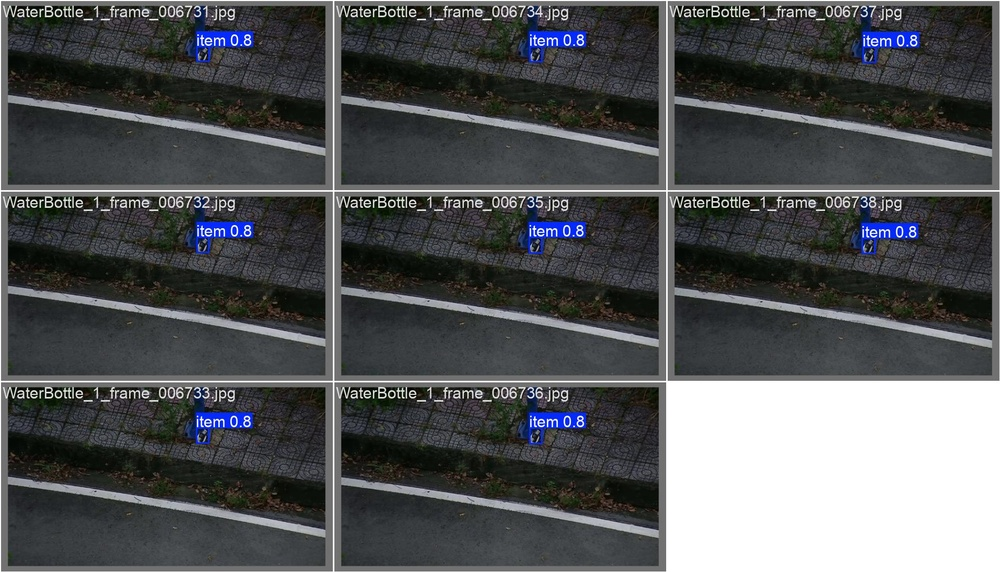
#> input picture images/yolov11n_inference.jpg, 1000 x 572 px, shrunk from 1920 x 1098 before the run
$ python -i clahe.py   (imports and definitions only)
#> lines starting #> are read from the running program, lines starting #| are printed output that depends on the picture
#> further down, picture is the input picture: shape (572, 1000, 3); mean B, G, R 86.8, 84.9, 82.9
import cv2 as cv
import numpy as np

def apply_clahe_bgr(frame_bgr: np.ndarray) -> np.ndarray:
    hsv = cv.cvtColor(frame_bgr, cv.COLOR_BGR2HSV)
#> hsv: shape (572, 1000, 3); mean H, S, V 69.3, 38.2, 89.4
    h, s, v = cv.split(hsv)
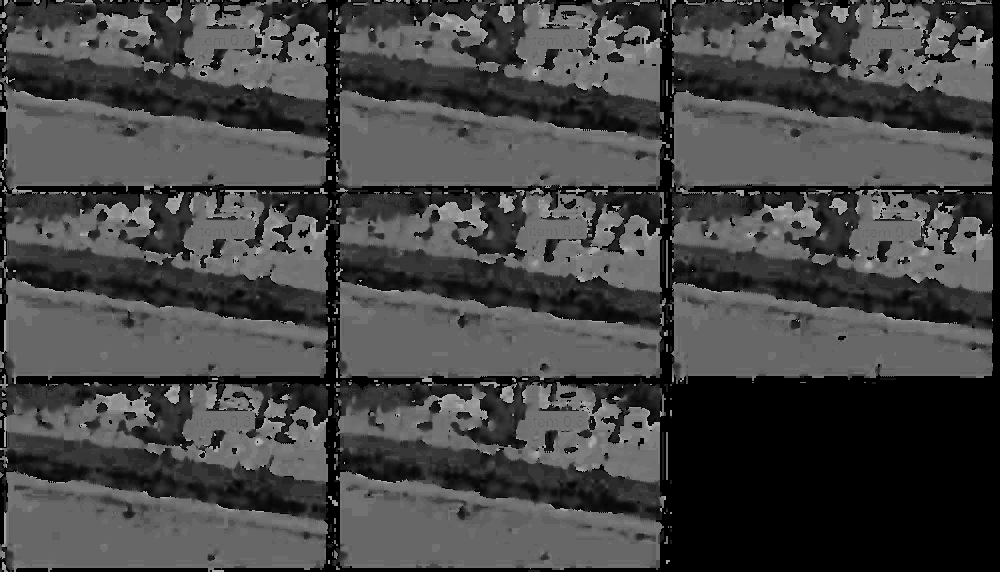
#> h: shape (572, 1000); min 0, max 178, mean 69.3
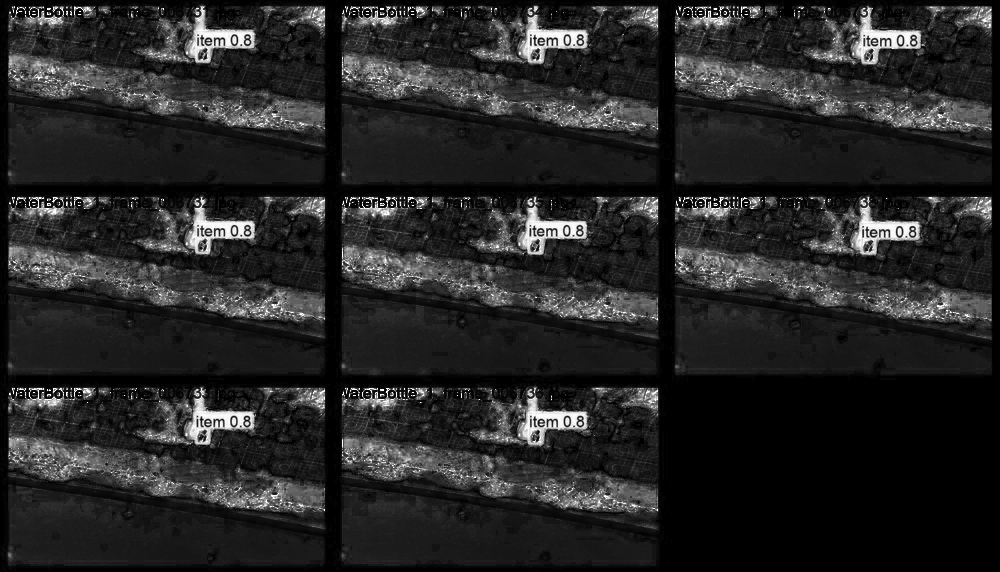
#> s: shape (572, 1000); min 0, max 255, mean 38.2
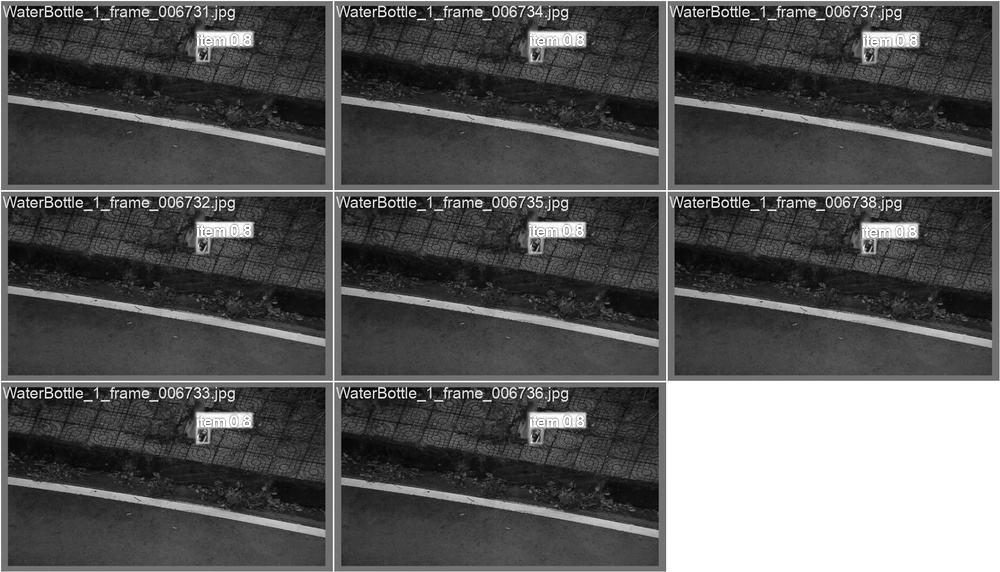
#> v: shape (572, 1000); min 0, max 255, mean 89.4
    clahe = cv.createCLAHE(clipLimit=2.0, tileGridSize=(8, 8))
    v2 = clahe.apply(v)
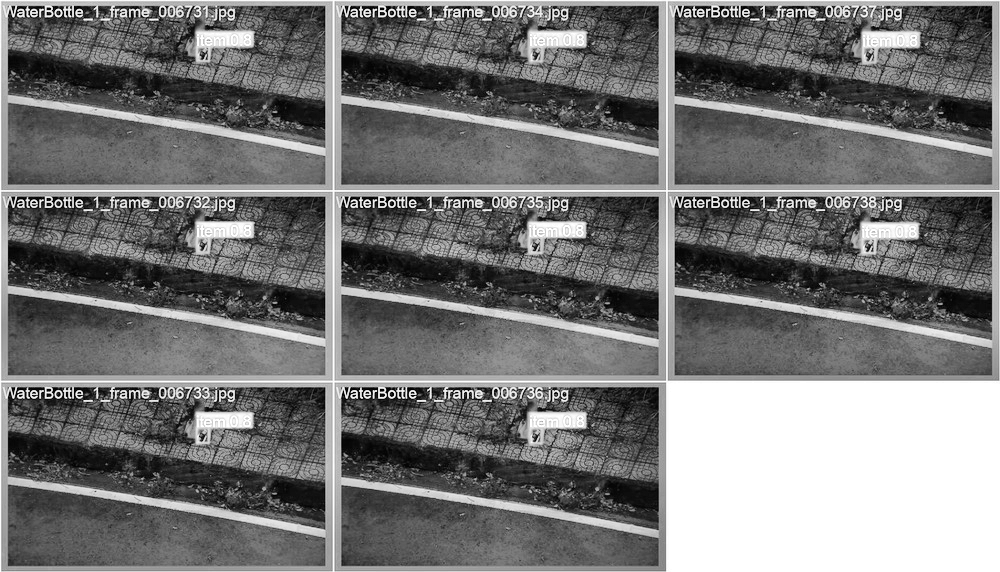
#> v2: shape (572, 1000); min 0, max 255, mean 119.1
    hsv2 = cv.merge([h, s, v2])
#> hsv2: shape (572, 1000, 3); mean H, S, V 69.3, 38.2, 119.1
    return cv.cvtColor(hsv2, cv.COLOR_HSV2BGR)
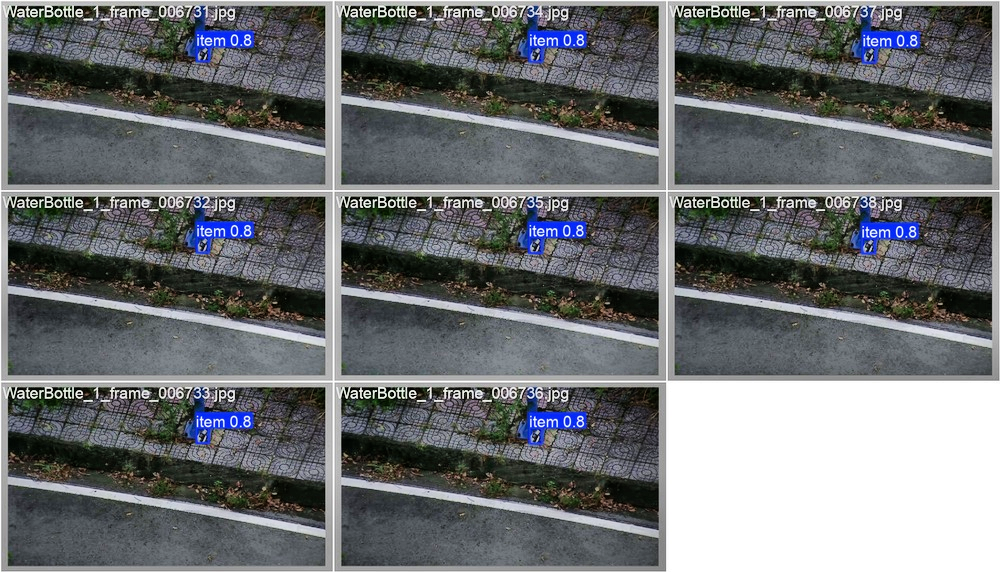
#> returned value: shape (572, 1000, 3); mean B, G, R 115.3, 112.6, 109.7

>>> import cv2
>>> picture = cv2.imread('../../images/yolov11n_inference.jpg')
>>> result = apply_clahe_bgr(picture)

$ run again, on images/yolov8n_inference.jpg
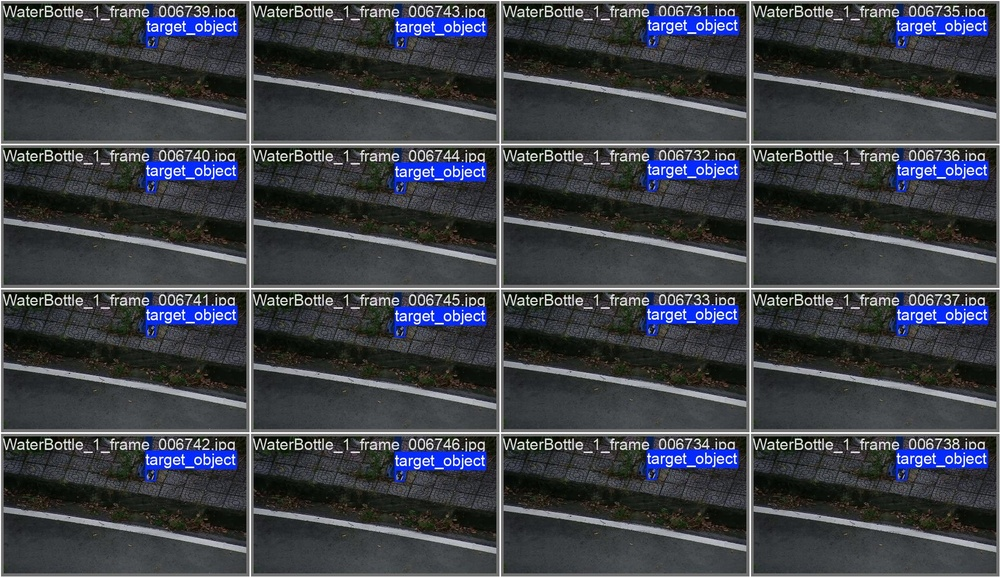
#> input picture images/yolov8n_inference.jpg, 1000 x 577 px, shrunk from 1920 x 1108 before the run
#> picture is the input picture: shape (577, 1000, 3); mean B, G, R 72.7, 65.5, 62.3
#> hsv: shape (577, 1000, 3); mean H, S, V 81.5, 49.3, 75.5
#> in apply_clahe_bgr, `h, s, v = cv.split(hsv)`:
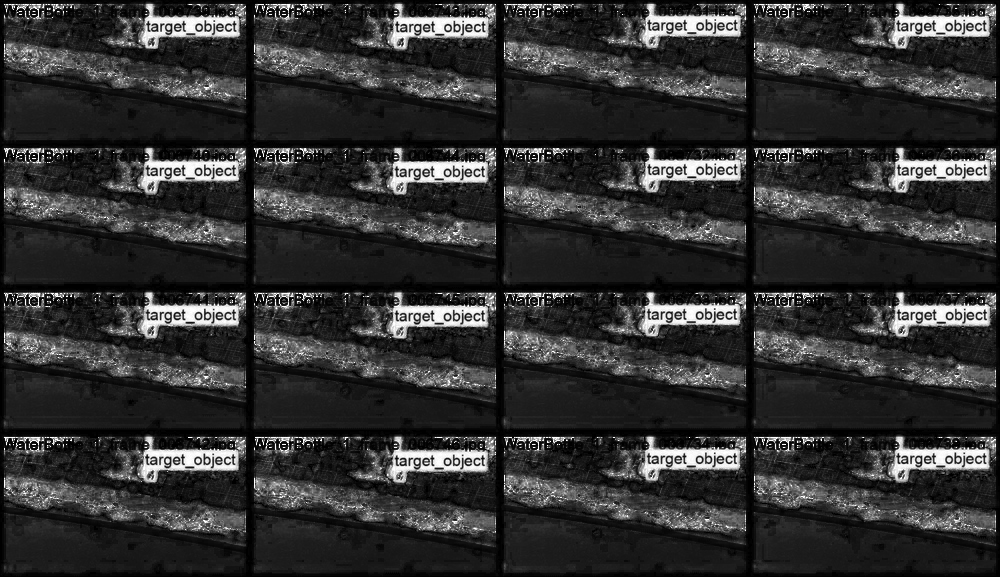
#> s: shape (577, 1000); min 0, max 255, mean 49.3
#> hsv2: shape (577, 1000, 3); mean H, S, V 81.5, 49.3, 107.3
#> in apply_clahe_bgr, `return cv.cvtColor(hsv2, cv.COLOR_HSV2BGR)`:
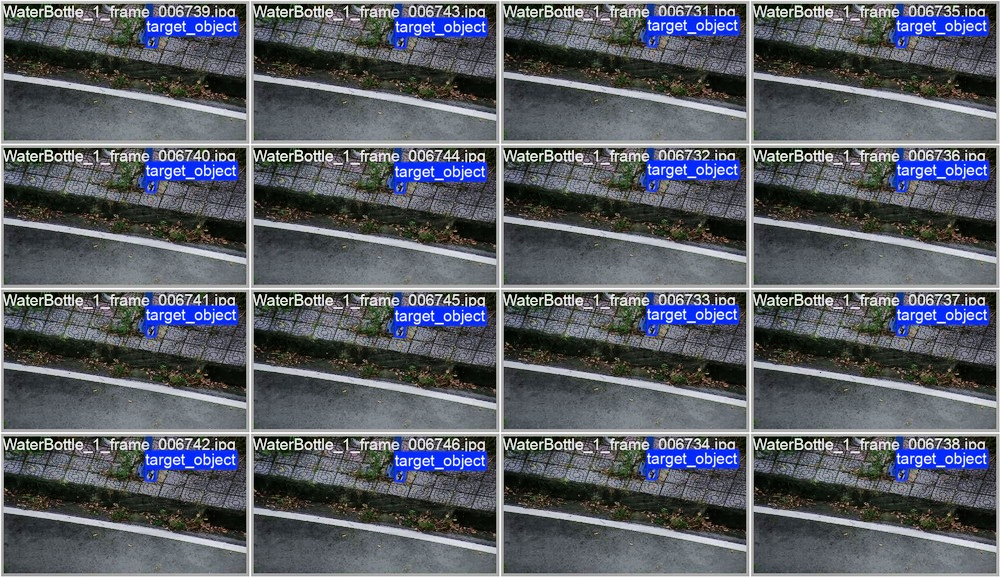
#> returned value: shape (577, 1000, 3); mean B, G, R 103.3, 94.8, 90.4
